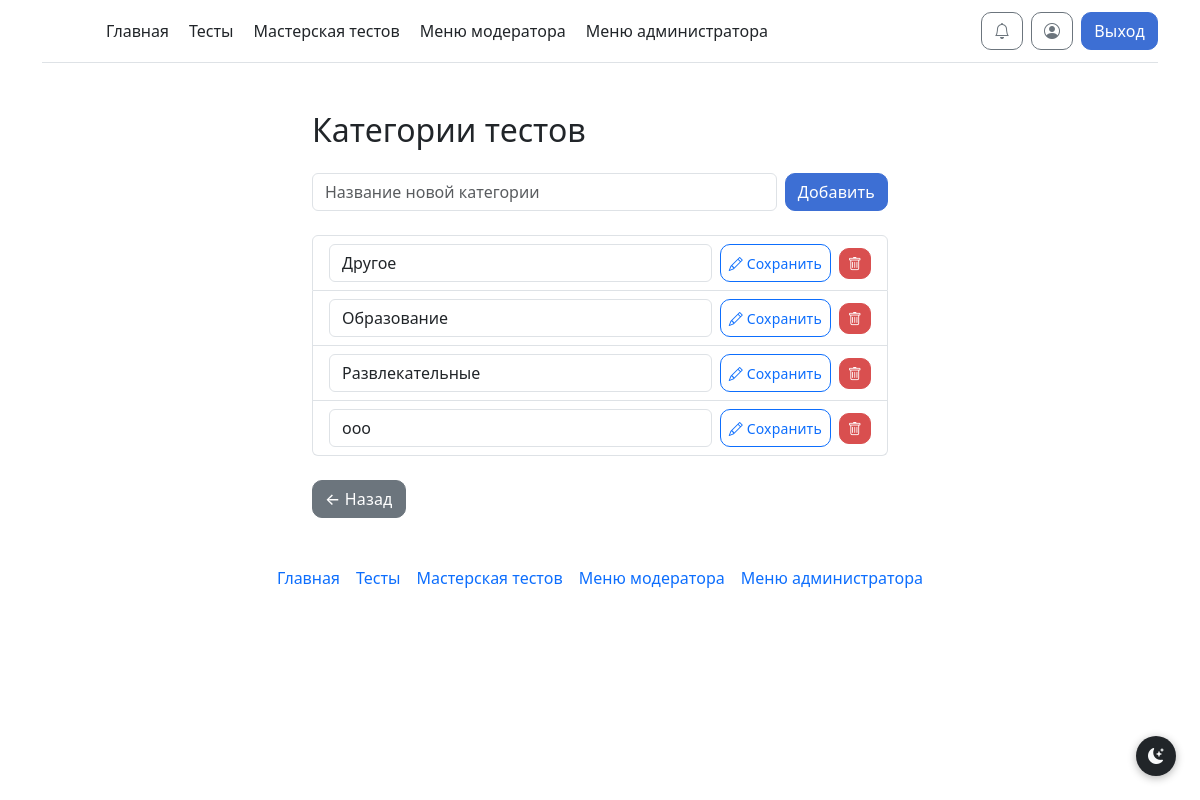
Page /admin/categories (signed in) on the committed database.
### models.py (models this page shows)
class TestCategory(db.Model):
    __tablename__ = 'test_category'
    cat_id = db.Column(db.Integer, primary_key=True)
    cat_name = db.Column(db.String, unique=True, nullable=False)

### routes/admin.py (the view)
@admin_bp.route('/admin/categories')
@login_required
def admin_categories():
    err = _require_admin()
    if err:
        return err
    categories = get_category_choices()
    return render_template("admin_categories.html", categories=categories)

### __init__.py (called while the page is built, shortened)
@manager.user_loader
def load_user(user_id):
    return db.session.get(User, user_id)

@app.template_filter('get_unread_notifications_count')
def get_unread_notifications_count(user_id):
    return Notifications.query.filter_by(n_user_id=user_id, n_is_read=False).count()

@app.before_request
def check_must_rate_test():
    excluded_paths = ['/test/', '/static/', '/logout']

### models.py (called while the page is built)
def get_category_choices():
    return [{'cat_id': c.cat_id, 'cat_name': c.cat_name} for c in TestCategory.query.order_by(TestCategory.cat_name).all()]

### routes/admin.py (called while the page is built)
def _require_admin():
    if current_user.admin < 2:
        flash("У вас нет доступа!", 'danger')
        return redirect("/")
    return None

### templates/admin_categories.html (shortened to what this page needs)
{% extends 'base.html' %}
{% block main %}
<div class="container mt-4" style="max-width: 600px;">
    <h2 class="mb-4">Категории тестов</h2>
    <form method="POST" action="/admin/categories/add" class="d-flex gap-2 mb-4">
        <input type="text" class="form-control" name="name" placeholder="Название новой категории" required>
        <button type="submit" class="btn btn-primary text-nowrap">Добавить</button>
    </form>
    <ul class="list-group">
        {% for cat in categories %}
        <li class="list-group-item">
            <div class="d-flex justify-content-between align-items-center gap-2">
                <form method="POST" action="/admin/categories/update/{{ cat.cat_id }}" class="d-flex gap-2 flex-grow-1">
                    <input type="text" class="form-control" name="name" value="{{ cat.cat_name }}" required>
                    <button type="submit" class="btn btn-sm btn-outline-primary text-nowrap">
                        <i class="bi bi-pencil"></i> Сохранить
                    </button>
                </form>
                <form method="POST" action="/admin/categories/delete/{{ cat.cat_id }}"
                      onsubmit="return confirm('Удалить категорию «{{ cat.cat_name }}»?');">
                    <button type="submit" class="btn btn-sm btn-danger">
                        <i class="bi bi-trash"></i>
                    </button>
                </form>
            </div>
        </li>
        {% endfor %}
    </ul>
    <a href="/admin" class="btn btn-secondary mt-4">← Назад</a>
</div>
{% endblock %}

### static/style/style.css (style rules this page uses)
.btn { border-radius: 10px !important; font-weight: 500; letter-spacing: 0.01em; transition: transform 0.1s ease, box-shadow 0.1s ease, background-color 0.1s ease !important; }
.btn-primary { background: #3d6fd4 !important; border-color: #3d6fd4 !important; }
.btn-danger { background: #d94f4f !important; border-color: #d94f4f !important; }
.btn-secondary { background: #6c757d !important; border-color: #6c757d !important; }
.btn-outline-primary { border-radius: 10px !important; }

### rows in the picture
TestCategory: name "Другое"
TestCategory: name "Образование"
TestCategory: name "Развлекательные"
TestCategory: name "ооо"
